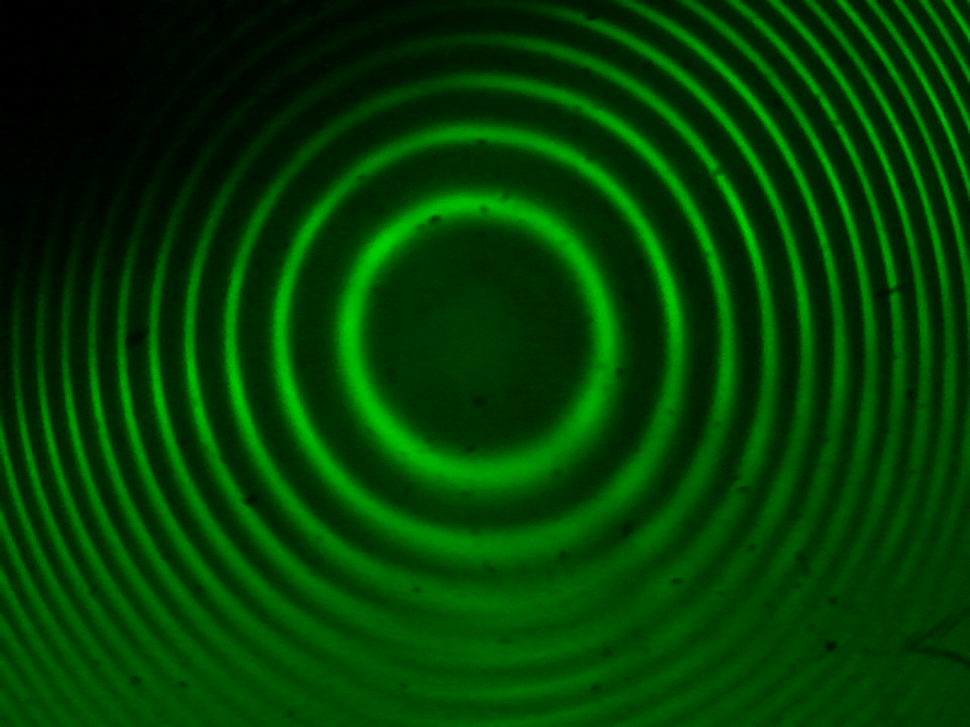
#> input picture exp1/thickness_measurement.png, 970 x 727 px, shrunk from 1280 x 960 before the run, found by its file name
$ jupyter execute thickness_analysis.ipynb
#> lines starting #> are read from the running program, lines starting #| are printed output that depends on the picture; after the words box and inside, x2 and y2 are one past the last pixel; in counts of white or black regions, pixels touching at a corner belong together
[cell 1]
import numpy as np
import matplotlib.pyplot as plt
import cv2

[cell 2]
img = cv2.imread("/home/tushara/Documents/Ashoka/Lab 4/Data/exp1/thickness_measurement.png", 0)
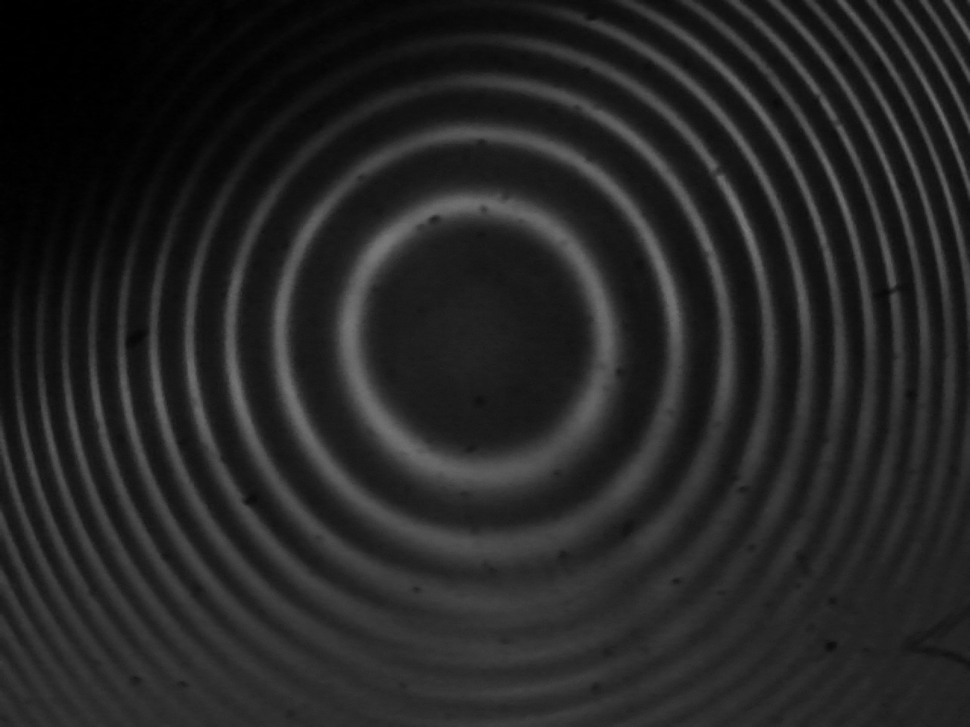
#> img: shape (727, 970); min 0, max 123, mean 36.8
plt.imshow(img, cmap = "gray")
plt.show()

[cell 3]
ret, imgthres = cv2.threshold(img,50,255, 0)
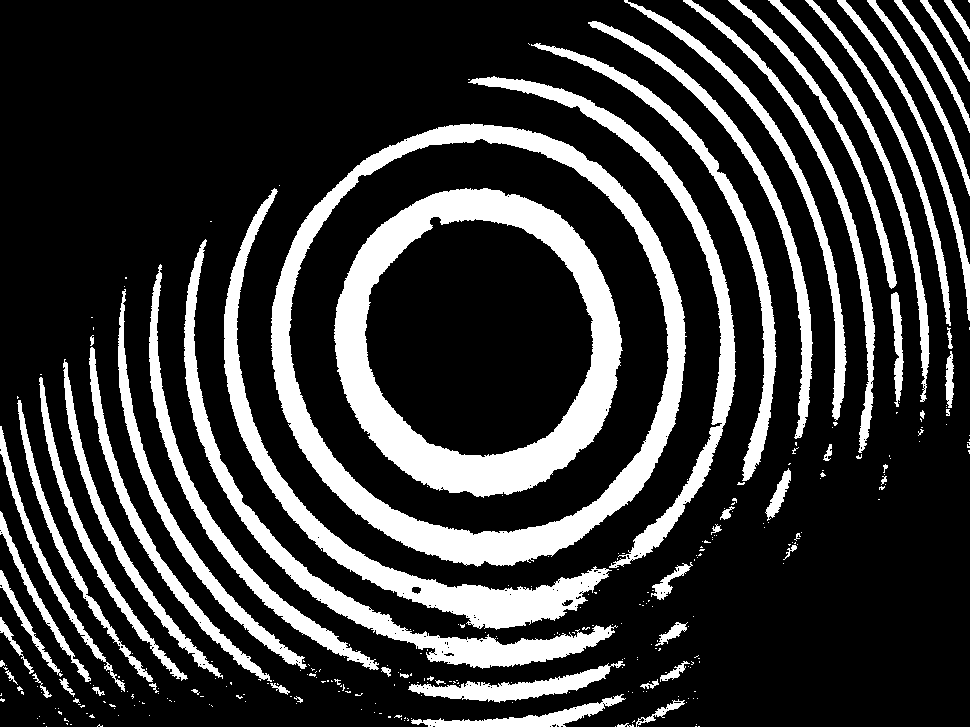
#> imgthres: shape (727, 970); 22.1% white; 319 white regions (257 under 20 px)
plt.imshow(imgthres, cmap = "gray")
plt.show()
cv2.imwrite("A4.png", imgthres)
#> Out = True

[cell 4]
contours, hierarchy = cv2.findContours(imgthres, cv2.RETR_LIST, cv2.CHAIN_APPROX_SIMPLE)
#> contours = 486 contours, 433 with area under 20; largest, box (x1, y1, x2, y2) and area: (271, 123, 687, 567) 142060, (288, 138, 670, 536) 116838, (334, 188, 623, 498) 68592, (364, 216, 594, 458) 42139, (224, 188, 612, 630) 12938
imgcont = cv2.cvtColor(imgthres, cv2.COLOR_GRAY2BGR)
#> imgcont: shape (727, 970, 3); 22.1% white; 319 white regions (257 under 20 px), largest, box (x1, y1, x2, y2) and area: (334, 188, 623, 498) 27272, (271, 123, 687, 567) 26452, (224, 188, 612, 630) 13526
cv2.drawContours(imgcont, contours, -1, (0,0,255), 2)
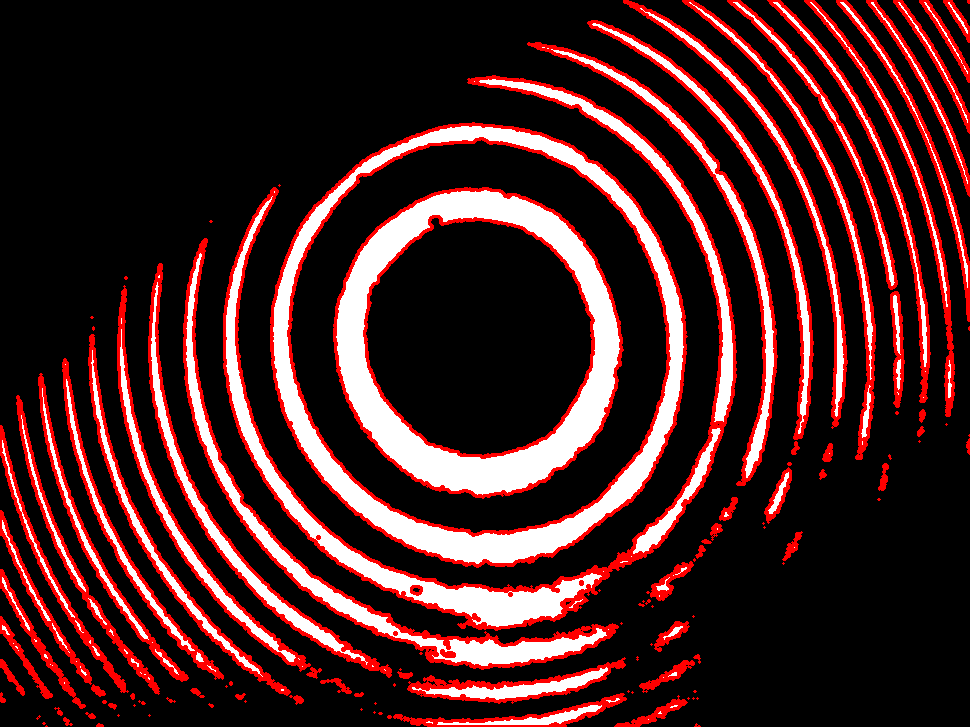
#> imgcont: shape (727, 970, 3); mean B, G, R 35.1, 35.1, 69.4
imgcont = cv2.cvtColor(imgcont, cv2.COLOR_BGR2RGB)
plt.imshow(imgcont)
plt.show()

[cell 5]
c = max(contours, key=cv2.contourArea)
#> c = contour of 828 points, box (x1, y1, x2, y2) (271, 123, 687, 567), area 142060
M = cv2.moments(c)
#> M = moments, m00 142060.5, centre m10/m00, m01/m00 = (479.3, 343.2)
cx = int(M["m10"] / M["m00"])
#> cx = 479
cy = int(M["m01"] / M["m00"])
#> cy = 343

print(cx,cy)
#| 479 343
cv2.circle(imgcont, (cx, cy), 5, (255,0,0), -1)
#> imgcont: shape (727, 970, 3); mean R, G, B 69.5, 35.1, 35.1
plt.imshow(imgcont, cmap = "gray")
plt.show()

[cell 6]
# Define the radial line direction (you can change this angle)
# For example, going horizontally to the right (angle = 0)
angle = -0.6 # in radians
line_dx = np.cos(angle)
line_dy = np.sin(angle)

# Find the furthest contour to determine line length
max_distance = 0
for cnt in contours:
    pts = cnt[:, 0, :]
    dists = np.sqrt((pts[:, 0] - cx)**2 + (pts[:, 1] - cy)**2)
    max_distance = max(max_distance, np.max(dists))
#> this loop made 486 passes
#> (pts, dists, max_distance) on passes 1 to 3: ([[698, 726], [699, 726]], [441.2, 441.7], 441.7), ([[695, 726], [696, 726]], [439.7, 440.2], 441.7), ([[638, 726]], [414.7], 441.7)

# Create points along the radial line from center to beyond the furthest contour
line_length = int(max_distance * 1.2)  # extend 20% beyond furthest point
#> line_length = 717
line_points = []
for t in range(line_length):
    x = cx + t * line_dx
    y = cy + t * line_dy
    line_points.append((int(x), int(y)))
#> this loop made 717 passes
#> (x, y) on passes 1 to 3: (479, 343), (479.8, 342.4), (480.7, 341.9)
#> after the loop, line_points = 717 pairs, first value 479 to 1069, second value -61 to 343

# Create a combined mask of all contours
#combined_mask = imgthres.copy()
combined_mask = np.zeros(imgthres.shape, dtype=np.uint8)
cv2.drawContours(combined_mask, contours, -1, 255, 3)  # Use thickness=1
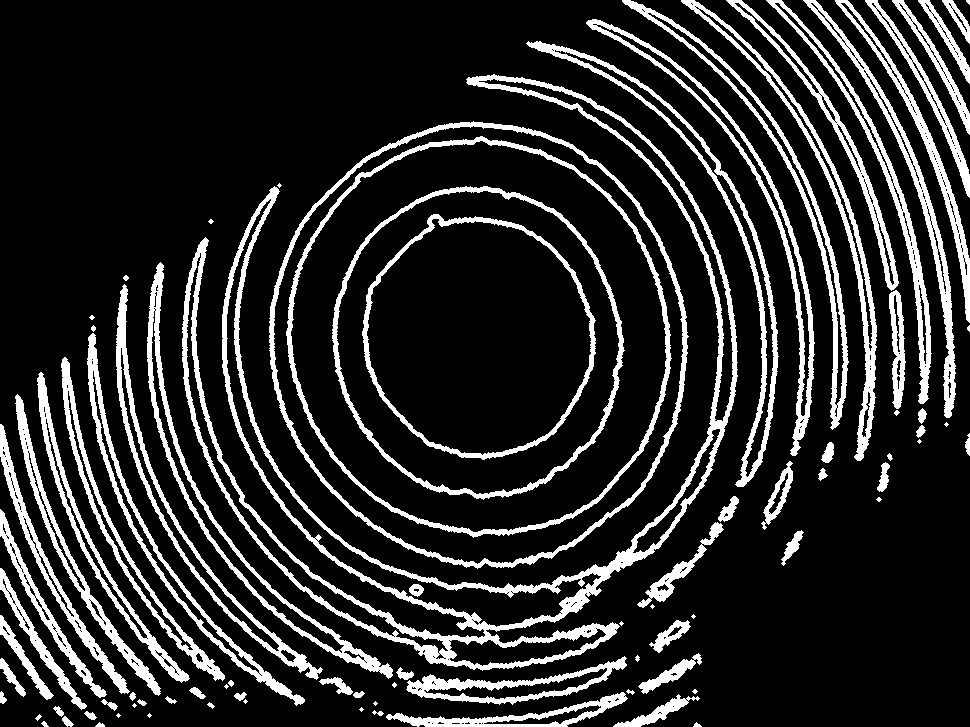
#> combined_mask: shape (727, 970); 17.3% white; 91 white regions (20 under 20 px), largest, box (x1, y1, x2, y2) and area: (182, 74, 738, 671) 21836, (269, 121, 689, 569) 6326, (286, 136, 672, 538) 5680

# Find ALL intersections along the radial line
all_intersections = []
prev_on_contour = False

for i, (x, y) in enumerate(line_points):
    if 0 <= x < combined_mask.shape[1] and 0 <= y < combined_mask.shape[0]:
        on_contour = combined_mask[y, x] > 0

        # Only record intersection when we transition FROM off-contour TO on-contour
        if on_contour and not prev_on_contour:
            distance = np.sqrt((x - cx)**2 + (y - cy)**2)
            all_intersections.append((distance, x, y))

        prev_on_contour = on_contour
#> this loop made 717 passes
#> (x, y) on passes 1 to 12: (479, 343), (479, 342), (480, 341), (481, 341), (482, 340), (483, 340), (483, 339), (484, 339), (485, 338), (486, 337), (487, 337), (488, 336)
#> after the loop, all_intersections = 29 items, first 6: (114.3, 573, 278), (140.1, 594, 263), (190.6, 636, 235), (206.4, 649, 226), (243, 679, 205), (254.6, 689, 199)

# Sort all intersections by distance from center
all_intersections.sort(key=lambda x: x[0])
radii = [int(r) for r, _, _ in all_intersections]
#> radii = 29 values from 114 to 581
intersection_points = [(x, y) for _, x, y in all_intersections]
#> intersection_points = 29 pairs, first value 573 to 958, second value 14 to 278

# Visualize the result
imgresult = imgcont.copy()
cv2.circle(imgresult, (cx, cy), 5, (255, 0, 0), -1)  # Center in blue

# Draw the radial line
end_x = cx + int(line_length * line_dx)
#> end_x = 1070
end_y = cy + int(line_length * line_dy)
#> end_y = -61
cv2.line(imgresult, (cx, cy), (end_x, end_y), (0, 255, 0), 2)  # Line in green
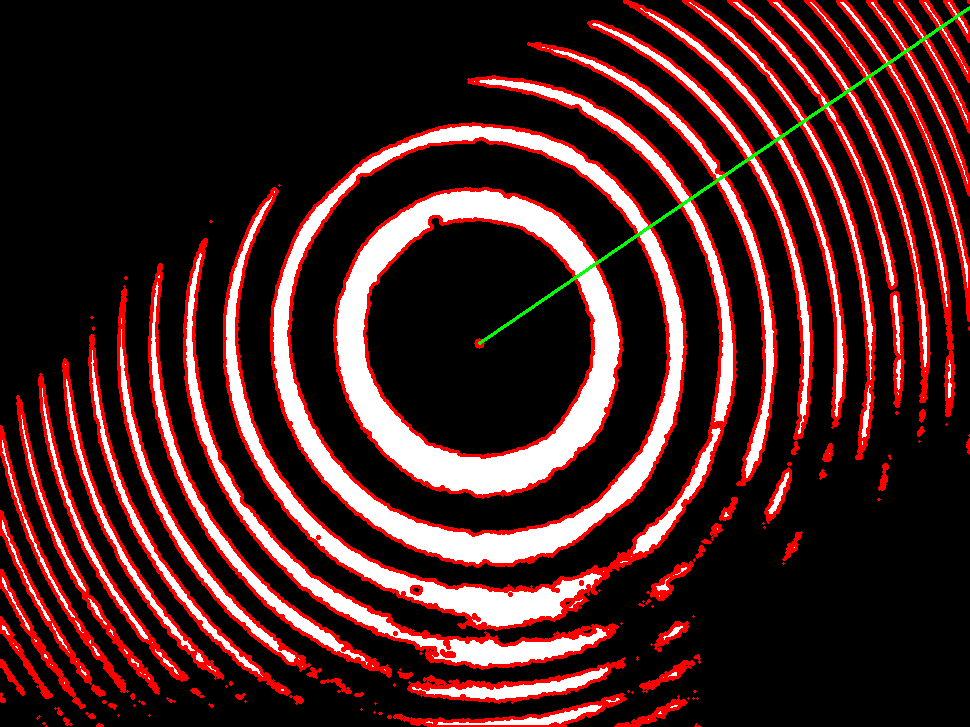
#> imgresult: shape (727, 970, 3); mean R, G, B 69.2, 35.7, 35

# Mark intersection points
for i, (int_x, int_y) in enumerate(intersection_points):
    cv2.circle(imgresult, (int_x, int_y), 3, (255, 255, 0), -1)  # Intersections in yellow
    # Optionally add text labels
    cv2.putText(imgresult, f'{i+1}', (int_x+5, int_y-5), cv2.FONT_HERSHEY_SIMPLEX, 0.6, (0,0,255), 2)
#> this loop made 29 passes
#> (int_x, int_y) on passes 1 to 12: (573, 278), (594, 263), (636, 235), (649, 226), (679, 205), (689, 199), (715, 181), (723, 175), (746, 160), (753, 155), (773, 141), (780, 136)
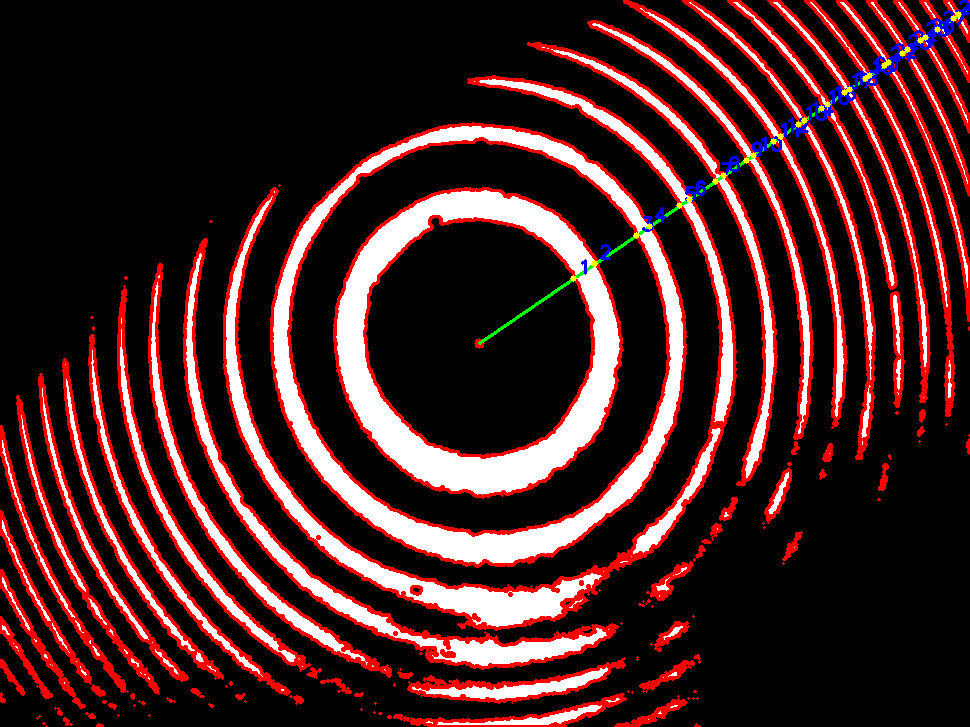
#> imgresult: shape (727, 970, 3); 0.55% of pixels changed, all inside (x1, y1, x2, y2) = (570, 0, 970, 282)

plt.figure(figsize=(10, 8))
plt.imshow(imgresult)
plt.title("Radial Distance Measurement")
plt.show()

print("Radii (distances from center along radial line):", radii)
#| Radii (distances from center along radial line): [114, 140, 190, 206, 242, 254, 286, 296, 323, 332, 356, 365, 386, 394, 414, 422, 442, 448, 468, 473, 491, 496, 512, 519, 535, 540, 555, 574, 581]
print("Number of rings detected:", len(radii))
#| Number of rings detected: 29
print("Ring spacings:", [radii[i+1] - radii[i] for i in range(len(radii)-1)])
#| Ring spacings: [26, 50, 16, 36, 12, 32, 10, 27, 9, 24, 9, 21, 8, 20, 8, 20, 6, 20, 5, 18, 5, 16, 7, 16, 5, 15, 19, 7]
